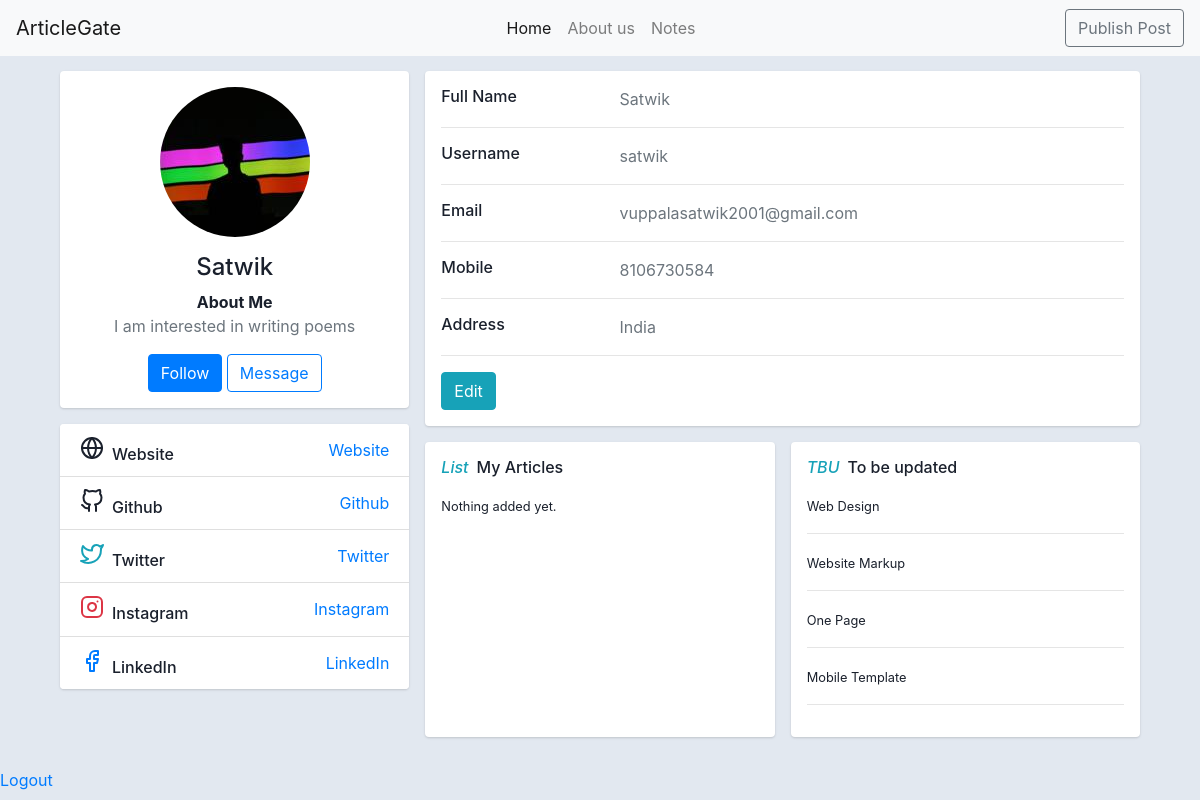
Before: /profileview/ (signed in) with the older database file.
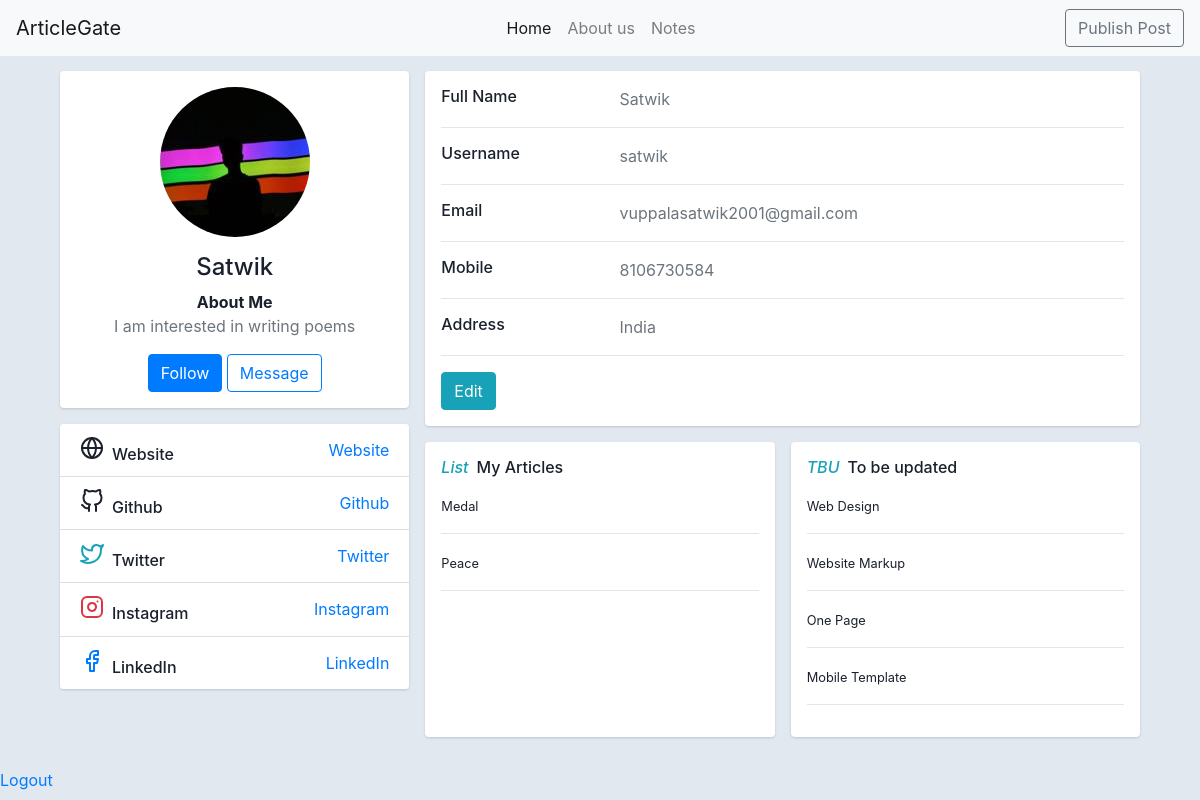
After: the same page with the newer database file.
### user/models.py (models this page shows, shortened)
class Profile(models.Model):
    user = models.OneToOneField(User, on_delete=models.CASCADE)
    image = models.ImageField(default='default.jpg',upload_to='profile_pics')
    name = models.CharField(default="User", max_length=25)
    aboutme = models.CharField(default="", max_length=10000)
    phone_no = models.CharField(default="",max_length=13)
    github = models.CharField(default="https://github.com/", max_length=100)
    linkedin = models.CharField(default="https://www.linkedin.com/feed/", max_length=100)
    twitter = models.CharField(default="https://twitter.com/?lang=en", max_length=100)
    instagram = models.CharField(default="https://www.instagram.com/", max_length=100)
    website = models.CharField(default="https://iiitdwd.ac.in/", max_length=100)

### article/models.py (models this page shows, shortened)
class Post(models.Model):
    title = models.CharField(max_length=50)
    about = models.CharField(default="",max_length=200)
    content = RichTextField(blank=True, null=True)
    author = models.ForeignKey(User, on_delete=models.CASCADE, blank=True, null=True)
    date_posted = models.DateTimeField(default=timezone.now)
    likes = models.IntegerField(default=0)
    views = models.IntegerField(default=0)
    tags  = models.CharField(default="",max_length=150)

### user/views.py (the view)
# urls.py: path('profileview/', user_views.profileView ,name='profileView')
def profileView(request):
    user = request.user
    arts = user.post_set.all()[:4]
    context = {
        'user' : user,
        'arts':arts
    }
    return render(request, 'user/profileview.html',context)

### user/templates/user/profileview.html (shortened to what this page needs)
<!DOCTYPE html>
<html lang="en">
<head>
    <link rel="stylesheet" href="https://maxcdn.bootstrapcdn.com/bootstrap/4.0.0/css/bootstrap.min.css">
</head>
<body>
  <nav class="navbar navbar-expand-lg navbar-light bg-light">
    <a class="navbar-brand" href="#">ArticleGate</a>
    <div class="collapse navbar-collapse" id="navbarNav">
      <ul class="navbar-nav mx-auto">
        <li class="nav-item active">
          <a class="nav-link" href="{% url 'article:article-home' %}">Home <span class="sr-only">(current)</span></a>
        </li>
        <li class="nav-item">
          <a class="nav-link" href="{% url 'article:article-aboutus' %}">About us</a>
        </li>
        <li class="nav-item">
          <a class="nav-link" href="#">Notes</a>
        </li>
      </ul>
      <a href="{% url 'article:addArticle' %}"> <button type="button" class="btn btn-outline-secondary">Publish Post </button> </a>
    </div>
  </nav>
  <div class="container">
    <div class="main-body">
          <div class="row gutters-sm">
            <div class="col-md-4 mb-3">
              <div class="card">
                <div class="card-body">
                  <div class="d-flex flex-column align-items-center text-center">
                    <img src="{{ user.profile.image.url }}" alt="Admin" class="rounded-circle" width="150">
                    <div class="mt-3">
                      <h4>{{ user.profile.name }}</h4>
                      <strong>About Me</strong>
                      <p class="text-muted font-size-sm">{{user.profile.aboutme}}</p>
                      <button class="btn btn-primary">Follow</button>
                      <button class="btn btn-outline-primary">Message</button>
                    </div>
                  </div>
                </div>
              </div>
              <div class="card mt-3">
                <ul class="list-group list-group-flush">
                  <li class="list-group-item d-flex justify-content-between align-items-center flex-wrap">
                    <h6 class="mb-0">Website</h6>
                    <span class="text-secondary"><a href="{{ user.profile.website }}" target="__blank"> Website</a> </span>
                  </li>
                  <li class="list-group-item d-flex justify-content-between align-items-center flex-wrap">
                    <h6 class="mb-0">Github</h6>
                    <span class="text-secondary"><a href="{{user.profile.github}}" target="__blank"> Github</a></span>
                  </li>
                  <li class="list-group-item d-flex justify-content-between align-items-center flex-wrap">
                    <h6 class="mb-0">Twitter</h6>
                    <span class="text-secondary"><a href="{{user.profile.twitter}}" target="__blank"> Twitter</a></span>
                  </li>
                  <li class="list-group-item d-flex justify-content-between align-items-center flex-wrap">
                    <h6 class="mb-0">Instagram</h6>
                    <span class="text-secondary"><a href="{{user.profile.instagram}}" target="__blank"> Instagram</a></span>
                  </li>
                  <li class="list-group-item d-flex justify-content-between align-items-center flex-wrap">
                    <h6 class="mb-0">LinkedIn</h6>
                    <span class="text-secondary"><a href="{{user.profile.linkedin}}" target="__blank"> LinkedIn</a></span>
                  </li>
                </ul>
              </div>
            </div>
            <div class="col-md-8">
              <div class="card mb-3">
                <div class="card-body">
                  <div class="row">
                    <div class="col-sm-3">
                      <h6 class="mb-0">Full Name</h6>
                    </div>
                    <div class="col-sm-9 text-secondary">
                        {{ user.profile.name }}
                    </div>
                  </div>
                  <hr>
                  <div class="row">
                    <div class="col-sm-3">
                      <h6 class="mb-0">Username</h6>
                    </div>
                    <div class="col-sm-9 text-secondary">
                        {{ user.username }}
                    </div>
                  </div>
                  <hr>
                  <div class="row">
                    <div class="col-sm-3">
                      <h6 class="mb-0">Email</h6>
                    </div>
                    <div class="col-sm-9 text-secondary">
                        {{ user.email }}
                    </div>
                  </div>
                  <hr>
                  <div class="row">
                    <div class="col-sm-3">
                      <h6 class="mb-0">Mobile</h6>
                    </div>
                    <div class="col-sm-9 text-secondary">
                        {{user.profile.phone_no }}
                    </div>
                  </div>
                  <hr>
                  <div class="row">
                    <div class="col-sm-3">
                      <h6 class="mb-0">Address</h6>
                    </div>
                    <div class="col-sm-9 text-secondary">
                      India
                    </div>
                  </div>
                  <hr>
                  <div class="row">
                    <div class="col-sm-12">
                      <a class="btn btn-info " target="__blank" href="{% url 'profile' %}">Edit</a>
                    </div>
                  </div>
                </div>
              </div>
              <div class="row gutters-sm">
                <div class="col-sm-6 mb-3">
                  <div class="card h-100">
                    <div class="card-body">
                      <h6 class="d-flex align-items-center mb-3"><i class="material-icons text-info mr-2">List</i>My Articles</h6>
                      {% for art in arts %}
                      <small>{{ art.title }}</small>
                      <hr>
                      {% empty %}
                      <small>Nothing added yet.</small>
                      {% endfor %}
                    </div>
                  </div>
                </div>
                <div class="col-sm-6 mb-3">
                  <div class="card h-100">
                    <div class="card-body">
                      <h6 class="d-flex align-items-center mb-3"><i class="material-icons text-info mr-2">TBU</i>To be updated</h6>
                      <small>Web Design</small>
                      <hr>
                      <small>Website Markup</small>
                      <hr>
                      <small>One Page</small>
                      <hr>
                      <small>Mobile Template</small>
                      <hr>
                    </div>
                  </div>
                </div>
              </div>
            </div>
          </div>
        </div>
    </div>
    <a href="{% url 'logout' %}">Logout</a>
</body>
</html>

### user/templates/user/profileview.html (style rules this page uses)
body { margin-top:0px; color: #1a202c; text-align: left; background-color: #e2e8f0; }
.main-body { padding: 15px; }
.card { box-shadow: 0 1px 3px 0 rgba(0,0,0,.1), 0 1px 2px 0 rgba(0,0,0,.06); }
.card { position: relative; display: flex; flex-direction: column; min-width: 0; word-wrap: break-word; background-color: #fff; background-clip: border-box; border: 0 solid rgba(0,0,0,.125); border-radius: .25rem; }
.card-body { flex: 1 1 auto; min-height: 1px; padding: 1rem; }
.gutters-sm { margin-right: -8px; margin-left: -8px; }
.gutters-sm>.col, .gutters-sm>[class*=col-] { padding-right: 8px; padding-left: 8px; }
.mb-3, .my-3 { margin-bottom: 1rem!important; }
.h-100 { height: 100%!important; }

Changed rows visible on the page:
added Post: title "Medal"
added Post: title "Peace"
Other visible differences:
text no longer shown: "Nothing added yet."
